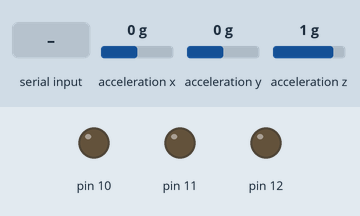
Recording of a sketch running on a simulated Arduino Uno, built with avr-gcc and run on an emulated ATmega328P. Parts: output pins drawn as LEDs (lit = HIGH). The inputs (shaded band) are chosen by the test bench; at power-on: acceleration x 0 g, acceleration y 0 g, acceleration z 1 g. What the sketch prints to the serial monitor is not drawn.

Above: at 1.2 s.
1.3 s: "1" received over the second serial link
At 3.3 s:
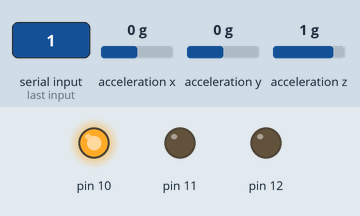
3.8 s: "2" received over the second serial link
At 5.2 s:
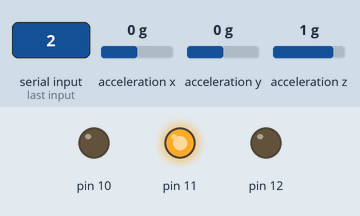
6.3 s: "0" received over the second serial link
At 8.3 s:
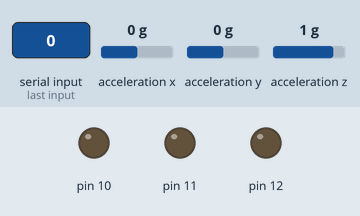
Timing chart, 0 to 9.8 s (numbered marks = the images above; inputs shaded):
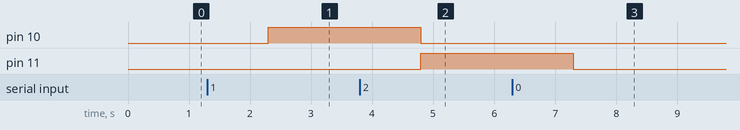

Measured:
- after the input at 1.3 s, pin 10: LOW → HIGH after 1.0 s
- after the input at 3.8 s, pin 10: HIGH → LOW after 1.0 s; pin 11: LOW → HIGH after 1.0 s
- after the input at 6.3 s, pin 11: HIGH → LOW after 1.0 s

The sketch:

serial.ino
```cpp
#include <SoftwareSerial.h>
#include <Wire.h>
#include "MMA7660.h"

MMA7660 accelemeter;
SoftwareSerial EEBlue(2, 3); // RX | TX
String state = "0";
void setup()
{
  accelemeter.init();
  pinMode(10, OUTPUT);
  pinMode(11, OUTPUT);
  pinMode(12, OUTPUT);
  Serial.begin(9600);
  EEBlue.begin(9600);  //Baud Rate for command Mode.
  Serial.println("Enter AT commands!");
}

void loop()
{
  int8_t x;
  int8_t y;
  int8_t z;
  float ax,ay,az;
  accelemeter.getXYZ(&x,&y,&z);
  accelemeter.getAcceleration(&ax,&ay,&az);

  // Feed any data from bluetooth to Terminal.
  if (EEBlue.available())
    {
      state = EEBlue.readString();
      //Serial.write(state);
      //char result[8]; // Buffer big enough for 7-character float
      //dtostrf(ax, 6, 2, result); // Leave room for too large numbers!
    }
    char result[4];
    //nothing but 0 to 1 while detected
    // 0 - 4 : 1 - red, 2 - blue, 3 - yellow, 4 - white, 0 - off
    //char out[17] = {dtostrf(ax, 3, 2, result), ';', dtostrf(ay, 3, 2, result1), ';',dtostrf(az, 3, 2, result2)};
    //Serial.write(out);
    float res = sqrt(x*x + y*y + z*z);
    if (res>50)
      EEBlue.write(dtostrf(res/100, 2, 2, result));
    if (state == "0"){
       analogWrite(10, 0);
       analogWrite(11, 0);
       analogWrite(12, 0);
    }
    if (state == "1"){
       analogWrite(10, 255);
       analogWrite(11, 0);
       analogWrite(12, 0);
    }
    if (state == "2"){
       analogWrite(10, 0);
       analogWrite(11, 255);
       analogWrite(12, 0);
    }
  // Feed all data from termial to bluetooth
  if (Serial.available())
    {
    EEBlue.write(Serial.read());
    }
  //String a = String(ax)+";"+String(ay)+";"+String(az);
  //EEBlue.println(a);
  Serial.flush();
}
```
